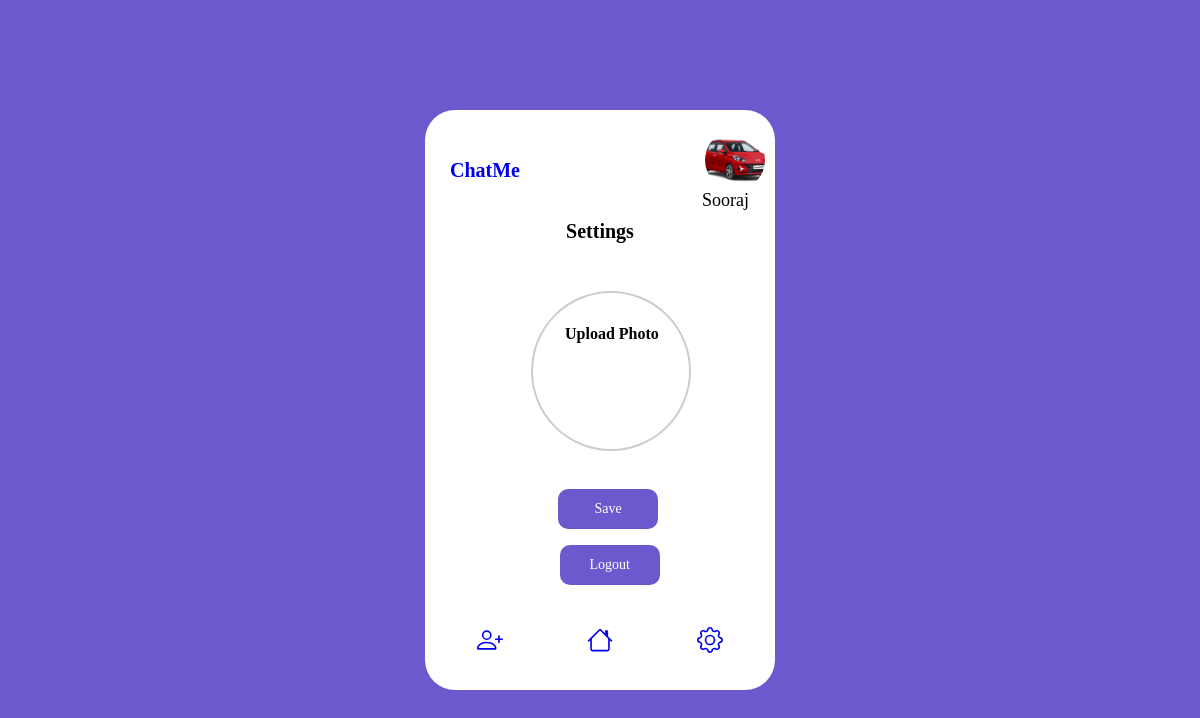
The app's page /user/settings (signed in) with its own data.
### User/models.py (models this page shows, shortened)
class Profile(models.Model):
    user = models.ForeignKey(User,on_delete=models.CASCADE)
    profile_pic = models.ImageField(upload_to='profile_pic',null=True,default="no-user.png")
    friends = models.ManyToManyField("Friend",related_name="friend_profile")

### User/views.py (the view)
# urls.py: path('settings',views.settings,name='settings'),
def settings(request) :
    user_profile = Profile.objects.get(user=request.user)
    if request.method == "POST" :
        image = request.FILES.get('profile')
        user_profile.profile_pic = image
        user_profile.save()
    context = {
        'user_profile':user_profile
    }
    return render(request,'settings.html',context)

### templates/settings.html (shortened to what this page needs)
{% extends 'base.html' %}
{% block content %}
    <div class="settings-container">
        <div class="main">
            <div class="logo">
              <a href="{% url 'Home:index' %}">ChatMe</a>
            </div>
            <div class="sub-main">
              <div class="main-user">
                {% if user.is_authenticated %}
                <img src="{{user_profile.profile_pic.url}}" alt="profile picture" />
                {% else %}
                <img src="" alt="profile" >
                {% endif %}
              </div>
              <p>{{user_profile.user}}</p>
            </div>
          </div>
          <div class="header">Settings</div>
          <div class="settings-form">
            <form action="" method="post" enctype="multipart/form-data">
              <label for="file-upload" class="custom-file-upload">
                <span class="pic-upload">Upload Photo</span>
            </label>
              <button class="save-btn" type="submit">Save </button>
            </form>
          </div>
          <div class="logout-btn">
            <a href="{% url 'User:logout' %}"><button>Logout</button></a>
          </div>
          <div class="settings-footer">
            <div>
                <a href="{% url 'Home:friendslist' %}">
                </a>
            </div>
            <div>
              <a href="{% url 'Home:index' %}">
              </a>
            </div>
            <div>
              <a href="{% url 'User:settings' %}">
              </a>
            </div>
          </div>
        </div>
{% endblock content %}

### static/css/style.css (style rules this page uses)
* { padding: 0px; margin: 0px; box-sizing: border-box; font-family: Poppins; }
body { width: 100%; height: 100vh; display: flex; align-items: center; justify-content: center; background-color: slateblue; font-family: Poppins; }
.logo { width: 100px; height: 100px; display: flex; align-items: center; justify-content: center; font-size: 20px; font-weight: bold; color: slateblue; line-height: 20px; }
.main { width: 100%; height: auto; display: flex; align-items: center; justify-content: space-between; }
img { object-fit: cover; height: 100%; width: 100%; border-radius: 50%; }
.settings-container { width: 350px; height: 580px; background-color: white; border-radius: 30px; padding: 10px 10px }
.sub-main { width: 200px; display: flex; align-items: flex-end; justify-content: center; flex-direction: column; }
.sub-main p { font-size: 18px; margin-right: 1rem; }
.main-user { width: 60px; height: 60px; float: right; border-radius: 50%; }
.header { width: 100%; height: auto; display: flex; align-items: center; justify-content: center; font-size: 20px; font-weight: bold; }
.settings-footer { width: 100%; height: 40px; display: flex; align-items:end ; justify-content: space-around; }
.custom-file-upload { border: 2px solid #ccc; display: inline-block; padding: 2rem 0 1rem 2rem; cursor: pointer; border-radius: 4px; font-weight: bold; height: 10rem; width:10rem; margin:3rem 6rem; border-radius: 50%; }
.pic-upload { margin-top:2.5rem; }
.logout-btn button { margin: 1rem 7.8rem 2rem; }
svg { cursor: pointer; }
button { background: slateblue; color: white; width: 100px; height: 40px; border: none; cursor: pointer; border-radius: 10px; font-size: 14px; margin-top: 10px; }
a { text-decoration: none; }
.save-btn { margin-top: -1rem; margin-left: 7.7rem; }

### records on screen
Profile: profile_pic (picture), user "Sooraj"
